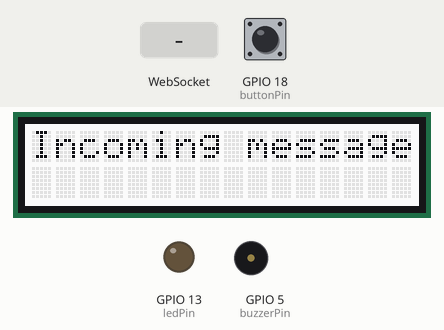
Bench run of a sketch on a simulated ESP32. Shown: 16×2 character LCD, output pins drawn as LEDs (lit = HIGH), buzzer (waves = sounding, pin HIGH). The test bench sets the inputs (shaded band); at power-on: GPIO 18 (buttonPin) LOW. WiFi joins after 1.5 s; servers stay silent unless stated; what the sketch prints to the serial monitor is not drawn.

Above: at 4.4 s.
4.5 s: GPIO 18 (buttonPin) pulled HIGH for 0.15 s
At 6.2 s:
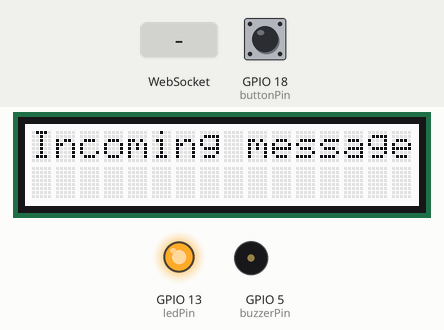
6.8 s: WebSocket text "1" received
At 7.2 s:
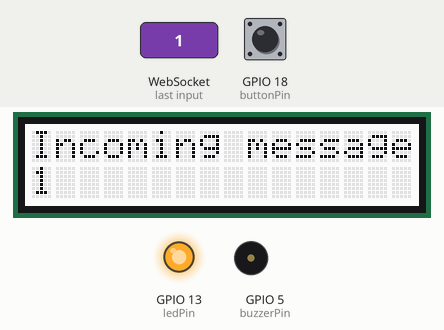
8.3 s: WebSocket text "0" received
At 9.5 s:
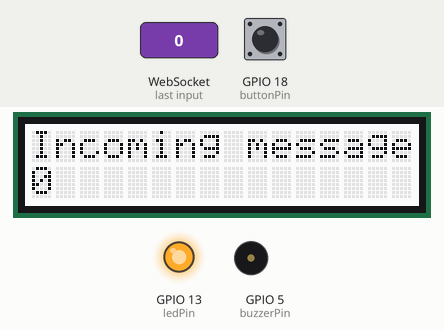
9.8 s: GPIO 18 (buttonPin) pulled HIGH for 1 s
At 10.1 s:
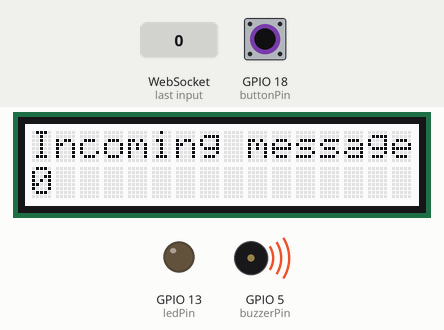
12.3 s: GPIO 18 (buttonPin) pulled HIGH for 3.2 s
At 16.0 s:
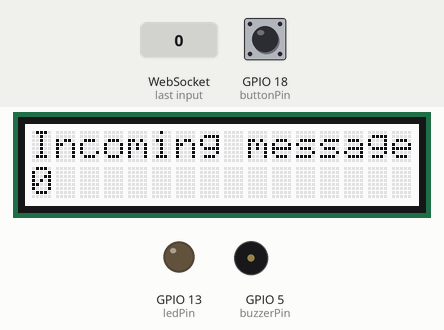
Timing chart, 0 to 17.7 s (numbered marks = the images above; inputs shaded):
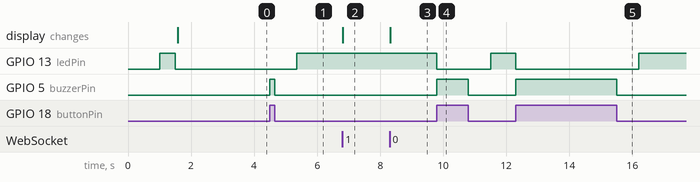

The sketch:

morse-code.ino
```cpp
#include <WiFi.h>
#include <WebServer.h>
#include <Wire.h>
#include "rgb_lcd.h"
#include <WebSocketsClient.h>

WebSocketsClient webSocket;

const int buttonPin = 18;
const int ledPin = 13; // Changed to pin 13 - safer for ESP32, doesn't conflict with WiFi
const int buzzerPin = 5; // Grove buzzer v1.2 SIG pin
rgb_lcd lcd;

unsigned long pressStartTime = 0;
unsigned long lastInputTime = 0;
String morseCode = "";

bool buttonPressed = false;

String morseInput = "";

int maxLetter = 64;

// Array to store morse code segments
String morseSending[64] = {};
int morseCount = 0;

String receivedMessage = ""; // To store the message from the server
unsigned long scrollTime = 0; // For tracking scroll timing
int scrollPosition = 0; // Current scroll position

// Ultrasonic sensor variables
bool buzzerActive = false;
unsigned long buzzerStartTime = 0;
const unsigned long buzzerDuration = 100; // Sound duration in ms

void webSocketEvent(WStype_t type, uint8_t* payload, size_t length) {
  if (type == WStype_TEXT) {
    String reply = String((char*)payload);
    // reply is the translated text from server
    Serial.println("Server says: " + reply);

    // Save the received message and reset scroll position
    receivedMessage = reply;
    scrollPosition = 0;
    scrollTime = millis();

    // Display the message on the LCD's second line
    lcd.setCursor(0, 1);
    lcd.print("                "); // Clear the second line
    lcd.setCursor(0, 1);

    // If the message is shorter than or equal to 16 characters, just display it
    if (receivedMessage.length() <= 16) {
      lcd.print(receivedMessage);
    } else {
      // Display the first 16 characters of the message
      lcd.print(receivedMessage.substring(0, 16));
    }
  }
}

void setupWebSocket() {
  Serial.println("Trying to connect to 192.168.87.68:3000");
  webSocket.begin("192.168.87.68", 3000, "/");
  webSocket.onEvent(webSocketEvent);
}

void setupWiFi() {
  WiFi.mode(WIFI_STA);  // Set to station mode

  const char* ssid = "ss";             // Replace with your hotspot SSID
  const char* password = "ez1234567";  // Replace with your actual hotspot password

  WiFi.begin(ssid, password);
  Serial.println("Connecting to WiFi...");

  int retries = 0;
  while (WiFi.status() != WL_CONNECTED && retries < 20) {
    delay(500);
    Serial.print(".");
    retries++;
  }

  if (WiFi.status() == WL_CONNECTED) {
    Serial.println("");
    Serial.println("Connected to WiFi.");
    Serial.print("IP Address: ");
    Serial.println(WiFi.localIP());

    // Try connecting to websocket after being successfully connected to the WiFi
    setupWebSocket();
  } else {
    Serial.println("");
    Serial.println("Failed to connect to WiFi.");
  }
}

void setup() {
  Serial.begin(9600);
  delay(1000);

  Serial.println("Booting...");

  // Initialize the LED
  pinMode(ledPin, OUTPUT);
  digitalWrite(ledPin, LOW); // Start with LED off

  // Test LED blink to verify it works
  digitalWrite(ledPin, HIGH);
  delay(500);
  digitalWrite(ledPin, LOW);

  // Initialize the LCD
  lcd.begin(16, 2); // Assuming 16x2 LCD - adjust if different
  lcd.setRGB(255, 255, 255); // Set backlight to white
  lcd.print("Incoming message");

  delay(100);  // Small delay for stability

  // Initialize buzzer
  pinMode(buzzerPin, OUTPUT);
  digitalWrite(buzzerPin, LOW);

  setupWiFi();
}

void loop() {
  webSocket.loop();

  // Handle scrolling text if the message is longer than 16 characters
  if (receivedMessage.length() > 16) {
    // Scroll every 500 milliseconds
    if (millis() - scrollTime > 500) {
      scrollTime = millis();
      scrollPosition++;

      // Reset scroll position when we've scrolled through the entire message
      if (scrollPosition > receivedMessage.length()) {
        scrollPosition = 0;
      }

      // Update the display with the scrolled text
      lcd.setCursor(0, 1);
      lcd.print("                "); // Clear the line
      lcd.setCursor(0, 1);

      // Calculate the end position for substring
      int endPosition = scrollPosition + 16;
      if (endPosition > receivedMessage.length()) {
        // If we're near the end, show what we can and wrap around
        String displayText = receivedMessage.substring(scrollPosition);
        // Pad with spaces if needed
        while (displayText.length() < 16) {
          displayText += " ";
        }
        lcd.print(displayText);
      } else {
        // Normal case - show 16 characters from the current position
        lcd.print(receivedMessage.substring(scrollPosition, endPosition));
      }
    }
  }

  bool buttonState = digitalRead(buttonPin);

  // Button press detection if button is pressed and not already pressed
  if (buttonState == 1 && buttonPressed == false) {
    pressStartTime = millis();
    buttonPressed = true;
    digitalWrite(ledPin, LOW); // Turn off LED when user starts pressing

    // Trigger buzzer sound
    digitalWrite(buzzerPin, HIGH);
    buzzerActive = true;
    buzzerStartTime = millis();

    Serial.println(pressStartTime);
  }

  // Button release detection if button is released and already pressed
  if (buttonState == 0 && buttonPressed == true) {
    unsigned long currentTime = millis();
    unsigned long pressDuration = currentTime - pressStartTime;
    buttonPressed = false;

    // Turn off buzzer when button is released
    digitalWrite(buzzerPin, LOW);

    // Determine if it's a dot or dash
    if (pressDuration < 300) {
      morseInput += ".";
      Serial.println("Detected: DOT");
    } else {
      morseInput += "-";
      Serial.println("Detected: DASH");
    }

    lastInputTime = currentTime;
    Serial.print("Current morse input: ");
    Serial.println(morseInput);
  }

  // Check for 2 seconds pause
  if (morseInput.length() > 0 && (millis() - lastInputTime > 700)) {
    if (morseCount < maxLetter) { // Ensure we don't exceed array bounds
      morseSending[morseCount] = morseInput;
      morseCount++;
      Serial.print("Added to array: ");
      Serial.println(morseInput);
    }
    morseInput = "";
    lastInputTime = millis(); // Reset timer to avoid triggering the 5-second condition immediately
    digitalWrite(ledPin, HIGH); // Turn on LED - user can tap new letter
  }

  // Check for 5 seconds pause and send through socket
  if (millis() - lastInputTime > 5000 && morseCount > 0) {
    // Prepare JSON string to send morse code array
    String jsonData = "[";
    for (int i = 0; i < morseCount; i++) {
      jsonData += "\"" + morseSending[i] + "\"";
      if (i < morseCount - 1) {
        jsonData += ",";
      }
    }
    jsonData += "]";

    // Send via WebSocket
    webSocket.sendTXT(jsonData);
    Serial.print("Sent morse code array via WebSocket: ");
    Serial.println(jsonData);

    // Reset the array and counter
    morseCount = 0;
    for (int i = 0; i < 10; i++) {
      morseSending[i] = "";
    }
  }
}
```

Measured:
- after the input at 4.5 s, GPIO 13 (ledPin): LOW → HIGH after 0.85 s; GPIO 5 (buzzerPin): LOW → HIGH at once, → LOW 0.15 s later
- after the input at 6.8 s, the display: changes at once (image 2)
- after the input at 8.3 s, the display: changes at once (image 3)
- after the input at 9.8 s, GPIO 13 (ledPin): HIGH → LOW at once, → HIGH 1.7 s later; GPIO 5 (buzzerPin): LOW → HIGH at once, → LOW 1.0 s later
- after the input at 12.3 s, GPIO 13 (ledPin): HIGH → LOW at once, → HIGH 3.9 s later; GPIO 5 (buzzerPin): LOW → HIGH at once, → LOW 3.2 s later
